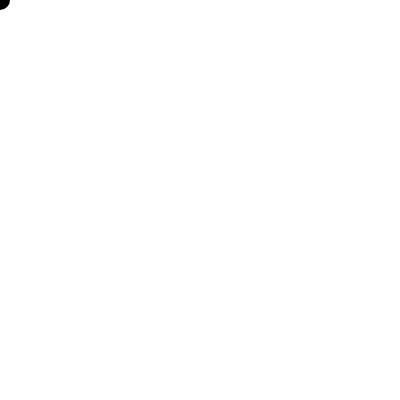
Frame 1 (no input)
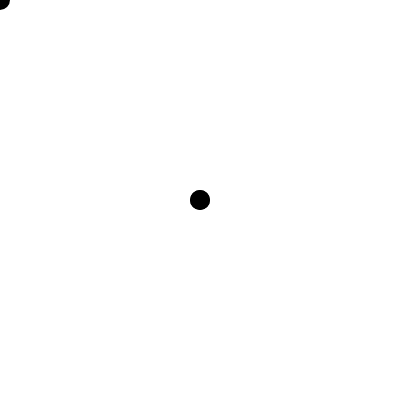
Frame 2 (the mouse pressed at the canvas centre, redrawn once)

The p5.js sketch that drew these frames (run headless with seeded random() and noise() and a simulated clock; the mouse was pressed at the canvas centre and the sketch redrawn once):

// p5.js sketch
// ── sketch.js
let painting;

function setup() {
  createCanvas(400, 400);
  noLoop();   // Deactivates looping calls to draw() function
}

function draw() {
    noStroke();
    fill(0);
    ellipse(mouseX, mouseY, 20, 20);
}

function mousePressed() {
    loop();   // Activates looping calls to draw() function
}

function mouseReleased() {
  noLoop();   // Deactivates looping calls to draw() function
}

function keyPressed() {
  background(255);
}
